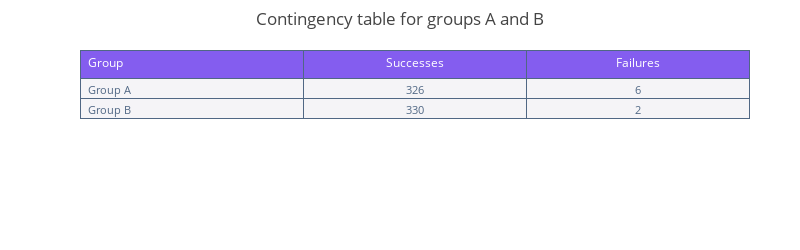

Notebook code for this chart:
### Code cell
print('p_value=%.3f' % (c2[1]))

if c2[1]>0.05:
    print('Failed to reject null-hypothesis: groups are not statistically different')
else:
    print('H-null hypothesis is rejected: groups are statistically different')
    
    
trace0 = go.Table(
  header = dict(
    values = [['Group'],
              ['Successes'],
              ['Failures']],
    line = dict(color = '#506784'),
    fill = dict(color = '#845def'),
    align = ['left','center'],
    font = dict(color = 'white', size = 12)
  ),
  cells = dict(
    values = [
      ['Group A', 'Group B'],
      [T[0][0], T[1][0]],
      [T[0][1], T[1][1]]],
    line = dict(color = '#506784'),
    fill = dict(color = ['#f5f4f7','#f5f4f7']),
    align = ['left', 'center'],
    font = dict(color = '#506784', size = 11)
    ))
layout1 = dict(
    width=800,
    height=250,
    autosize=False,
    title='Contingency table for groups A and B',
    margin=go.layout.Margin(
        l=80,
        r=50,
        b=90,
        t=50,
        pad=2
    ))

fig = dict(data=[trace0], layout=layout1)

iplot(fig)

### Figure 1 — Plotly figure (JSON) as saved in the notebook; plotly's stock layout.template omitted (floating-point values rounded to 4 significant figures)
{"data": [{"cells": {"align": ["left", "center"], "fill": {"color": ["#f5f4f7", "#f5f4f7"]}, "font": {"color": "#506784", "size": 11}, "line": {"color": "#506784"}, "values": [["Group A", "Group B"], [326, 330], [6, 2]]}, "header": {"align": ["left", "center"], "fill": {"color": "#845def"}, "font": {"color": "white", "size": 12}, "line": {"color": "#506784"}, "values": [["Group"], ["Successes"], ["Failures"]]}, "type": "table", "uid": "9ff9eb74-3260-4504-aada-a2c1c0068d35"}], "layout": {"autosize": false, "height": 250, "margin": {"b": 90, "l": 80, "pad": 2, "r": 50, "t": 50}, "title": "Contingency table for groups A and B", "width": 800}}
